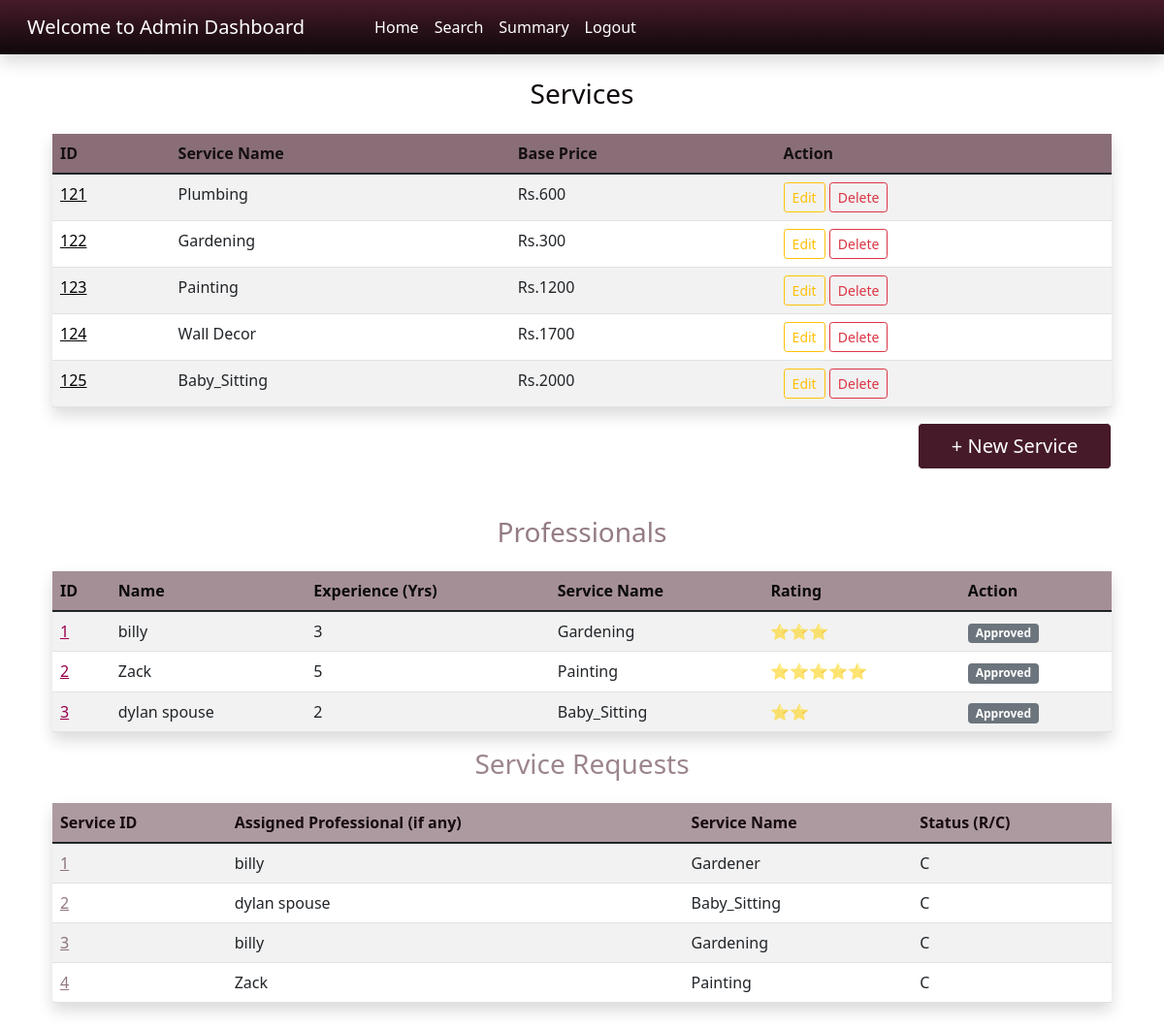
/user/admin_dashboard, run on the app's committed database.
### model.py (models this page shows)
class Services(db.Model):
    id=db.Column(db.Integer,primary_key=True)
    service_name=db.Column(db.String(256),nullable=False)
    base_price=db.Column(db.Integer,nullable=False)

class Professional(db.Model):
    professional_id = db.Column(db.Integer, primary_key=True)
    email = db.Column(db.String(255), unique=True, nullable=False)
    password = db.Column(db.String(255), nullable=False)
    full_name = db.Column(db.String(255), nullable=False)
    service_name = db.Column(db.String(255), nullable=False)
    experience = db.Column(db.Integer, nullable=False)
    document = db.Column(db.LargeBinary)  # To store PDF as binary data
    address = db.Column(db.Text, nullable=False)
    pincode = db.Column(db.String(10), nullable=False)
    role = db.Column(Enum('professional', name='role'), default='professional')
    status = db.Column(db.String(10), nullable=True)  # Status of the professional

class Service_History(db.Model):
    id=db.Column(db.Integer)
    service_id=db.Column(db.Integer, primary_key=True)
    service_name=db.Column(db.String(256),nullable=False)
    professional_name=db.Column(db.String(256),nullable=False)
    email = db.Column(db.String(255), nullable=False)
    status=db.Column(db.String(16),nullable=False)

### app.py (the view)
@app.route('/user/admin_dashboard', methods=['GET'])
def admin_dashboard():
    services = Services.query.all()
    today_services_query = (
        db.session.query(
            Today_Services.id,
            Today_Services.professional_id,
            Professional.full_name.label('professional_name')
        )
        .outerjoin(Professional, Today_Services.professional_id == Professional.professional_id)
        .all()
    )
    today_services = [dict(id=row.id, professional_id=row.professional_id, professional_name=row.professional_name) for row in today_services_query]
    closed_services_query = (
        db.session.query(
            Closed_Services.id,
            Closed_Services.pid.label('professional_id'),
            Closed_Services.date,
            Professional.full_name.label('professional_name')
        )
        .outerjoin(Professional, Closed_Services.pid == Professional.professional_id)
        .all()
    )
    closed_services = [dict(id=row.id, professional_id=row.professional_id, date=row.date, professional_name=row.professional_name) for row in closed_services_query]
    service_history_query = (
        db.session.query(
            Service_History.service_id.label('id'),
            Service_History.service_name,
            Service_History.professional_name,
            Service_History.status
        )
        .all()
    )
    service_history = [dict(id=row.id, service_name=row.service_name, professional_name=row.professional_name, status=row.status) for row in service_history_query]
    professionals = db.session.query(Professional).all()
    service_requests = []
    for history in service_history:
        status = 'R' if history['status'] == 'Requested' else 'C'
        service_requests.append({
            'id': history['id'],
            'professional': history['professional_name'],
            'service_name': history['service_name'],  # Placeholder if no date available in history
            'status': status
        })
    return render_template(
        'user/admin_dashboard.html',
        services=services,
        professionals=professionals,  # Pass professionals data here
        service_requests=service_requests
    )

### templates/user/admin_dashboard.html (shortened to what this page needs)
{% extends "user/admin_layout.html" %}
{% block content %}
<div class="container-fluid mb-5">
    <h3 class="text-center mb-4" style="color: #0f0a0d;">Services</h3>
    <table class="table table-striped table-hover shadow rounded">
        <thead style="background-color: #461a29a1; color: #141011;">
            <tr>
                <th>ID</th>
                <th>Service Name</th>
                <th>Base Price</th>
                <th>Action</th>
            </tr>
        </thead>
        <tbody>
            {% for service in services %}
            <tr>
                <td><a href="#" style="color: #030303;">{{ service.id }}</a></td>
                <td>{{ service.service_name }}</td>
                <td>Rs.{{ service.base_price }}</td>
                <td>
                    <a href="{{ url_for('edit_service', service_id=service.id) }}"
                        class="btn btn-outline-warning btn-sm">Edit</a>
                    <form method="POST" action="{{ url_for('delete_service', service_id=service.id) }}"
                        style="display:inline;">
                        <button type="submit" class="btn btn-outline-danger btn-sm">Delete</button>
                    </form>
                </td>
            </tr>
            {% endfor %}
        </tbody>
    </table>
    <div class="text-end mb-5">
        <a href="/user/admin_add_service" class="btn btn-light btn-lg"
            style="background-color: #461a29; color: #fff; width: 200px;">+ New Service</a>
    </div>
    <h3 class="text-center mb-4" style="color: #461a2993;">Professionals</h3>
    <table class="table table-striped table-hover shadow rounded">
        <thead style="background-color: #461a297c; color: #0a0a0a;">
            <tr>
                <th>ID</th>
                <th>Name</th>
                <th>Experience (Yrs)</th>
                <th>Service Name</th>
                <th>Rating</th>
                <th>Action</th>
            </tr>
        </thead>
        <tbody>
            {% for professional in professionals %}
            <tr>
                <td><a href="{{ url_for('professional_view_profile', professional_id=professional.professional_id) }}" style="color: #99004c;">{{ professional.professional_id }}</a></td>
                <td>{{ professional.full_name }}</td>
                <td>{{ professional.experience }}</td>
                <td>{{ professional.service_name }}</td>
                <td>
                        <span style="color: #f5f4f4b4;">{{ '⭐' * professional.experience }}</span>
                </td>
                <td>
                    {% if professional.status %}
                    <span class="badge bg-secondary">{{ professional.status }}</span>
                    {% endif %}
                </td>
            </tr>
            {% endfor %}
        </tbody>
    </table>
    <h3 class="text-center mb-4" style="color: #461a2988;">Service Requests</h3>
    <table class="table table-striped table-hover shadow rounded">
        <thead style="background-color: #461a2970; color: #180c11;">
            <tr>
                <th>Service ID</th>
                <th>Assigned Professional (if any)</th>
                <th>Service Name</th>
                <th>Status (R/C)</th>
            </tr>
        </thead>
        <tbody>
            {% for service_request in service_requests %}
            <tr>
                <td><a href="#" style="color: #461a2996;">{{ service_request.id }}</a></td>
                <td>{{ service_request.professional or 'N/A' }}</td>
                <td>{{ service_request.service_name }}</td>
                <td>{{ service_request.status or 'N/A' }}</td>
            </tr>
            {% endfor %}
        </tbody>
    </table>
</div>
{% endblock %}

### templates/user/admin_layout.html (shortened to what this page needs)
<!DOCTYPE html>
<html lang="en">
<head>
    <link href="https://cdn.jsdelivr.net/npm/bootstrap@5.1.3/dist/css/bootstrap.min.css" rel="stylesheet">
</head>
<body>
    <nav class="navbar navbar-expand-lg shadow mb-4" style="background: linear-gradient(to bottom, #461a29, #0f080b);">
        <div class="container-fluid">
            <a class="navbar-brand ms-3" href="#" style="color: #ffffff;">Welcome to Admin Dashboard</a>
            <div class="collapse navbar-collapse justify-content ms-5">
                <ul class="navbar-nav">
                    <li class="nav-item">
                        <a class="nav-link" href="/user/admin_dashboard" style="color: #ffffff;">Home</a>
                    </li>
                    <li class="nav-item">
                        <a class="nav-link" href="/user/admin_search" style="color: #ffffff;">Search</a>
                    </li>
                    <li class="nav-item">
                        <a class="nav-link" href="/user/admin_summary" style="color: #ffffff;">Summary</a>
                    </li>
                    <li class="nav-item">
                        <a class="nav-link" href="/logout" style="color: #ffffff;">Logout</a>
                    </li>
                </ul>
            </div>
        </div>
    </nav>
    <div class="container">
        {% block content %}
        {% endblock %}
    </div>
</body>
</html>

### data on the page
Services: id "121", service_name "Plumbing", base_price "600"
Services: id "122", service_name "Gardening", base_price "300"
Services: id "123", service_name "Painting", base_price "1200"
Services: id "124", service_name "Wall Decor", base_price "1700"
Services: id "125", service_name "Baby_Sitting", base_price "2000"
Professional: professional_id "1", full_name "billy", experience "3", service_name "Gardening", experience "⭐⭐⭐", status "Approved"
Professional: professional_id "2", full_name "Zack", experience "5", service_name "Painting", experience "⭐⭐⭐⭐⭐", status "Approved"
Professional: professional_id "3", full_name "dylan spouse", experience "2", service_name "Baby_Sitting", experience "⭐⭐", status "Approved"
Service_History: id "1", professional_name "billy", service_name "Gardener", status "C"
Service_History: id "2", professional_name "dylan spouse", service_name "Baby_Sitting", status "C"
Service_History: id "3", professional_name "billy", service_name "Gardening", status "C"
Service_History: id "4", professional_name "Zack", service_name "Painting", status "C"
